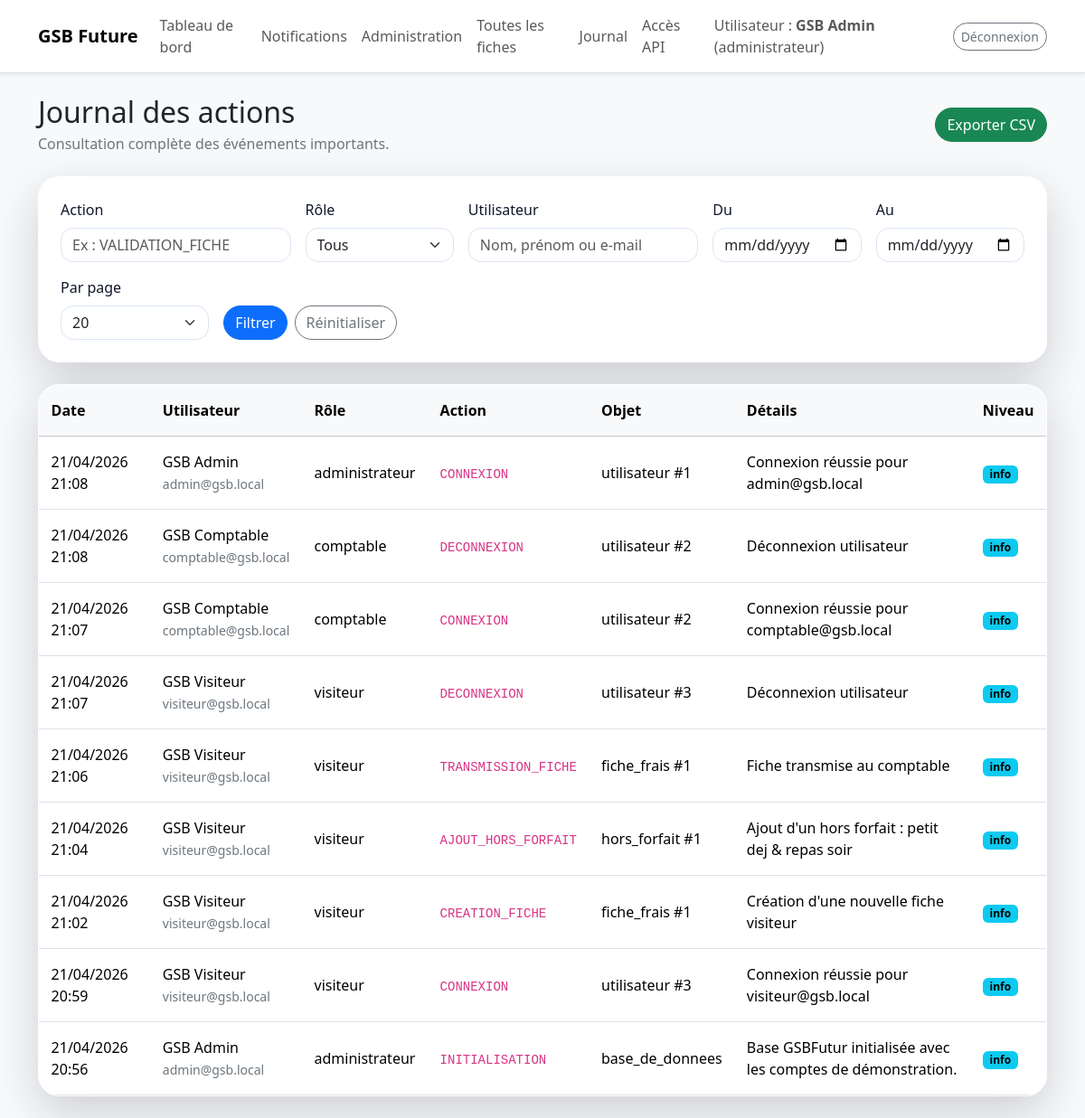
Page /journal.php (signed in) on the committed database.
### tables this page shows
CREATE TABLE `journal_actions` (
  `id` int(11) NOT NULL,
  `id_utilisateur` int(11) DEFAULT NULL,
  `role_utilisateur` varchar(50) NOT NULL DEFAULT 'invite',
  `action` varchar(100) NOT NULL,
  `type_objet` varchar(100) NOT NULL,
  `id_objet` int(11) DEFAULT NULL,
  `details` text NOT NULL,
  `niveau` enum('info','warning','error') NOT NULL DEFAULT 'info',
  `date_action` datetime NOT NULL DEFAULT current_timestamp()
);

CREATE TABLE `utilisateurs` (
  `id` int(11) NOT NULL,
  `nom` varchar(100) NOT NULL,
  `prenom` varchar(100) NOT NULL,
  `email` varchar(190) NOT NULL,
  `mdp` varchar(255) NOT NULL,
  `role` enum('visiteur','comptable','administrateur') NOT NULL DEFAULT 'visiteur',
  `est_approuve` tinyint(1) NOT NULL DEFAULT 1,
  `date_creation` datetime NOT NULL DEFAULT current_timestamp()
);

### controleurs/JournalControleur.php (called while the page is built, shortened)
<?php
require_once __DIR__ . '/../configuration/config.php';
require_once __DIR__ . '/../modeles/Journal.php';
class JournalControleur
{
    public function index(): void
    {
        $role = $_SESSION['utilisateur']['role'] ?? 'comptable';
        $page = max(1, (int) ($_GET['page'] ?? 1));
        $parPageParam = (int) ($_GET['par_page'] ?? 20);
        $parPage = in_array($parPageParam, [10,20,50], true) ? $parPageParam : 20;
        $filtres = [
            'action' => trim($_GET['action'] ?? ''),
            'role_utilisateur' => trim($_GET['role_utilisateur'] ?? ''),
            'utilisateur' => trim($_GET['utilisateur'] ?? ''),
            'date_debut' => trim($_GET['date_debut'] ?? ''),
            'date_fin' => trim($_GET['date_fin'] ?? ''),
        ];
        $resultat = Journal::pagines($role, $filtres, $page, $parPage);
        $logs = $resultat['donnees'];
        $pagination = pagination_infos($resultat['total'], $page, $parPage);
        require __DIR__ . '/../vues/journal/index.php';
    }
}

### public/journal.php (called while the page is built)
<?php
require_once __DIR__ . '/../controleurs/JournalControleur.php';
(new JournalControleur())->index();

### configuration/config.php (called while the page is built, shortened)
<?php
if (!function_exists('asset_url')) {
    function asset_url(string $chemin = ''): string
    {
        $chemin = ltrim($chemin, '/');
        return APP_BASE_URL . ($chemin !== '' ? '/' . $chemin : '');
    }
}
require_once __DIR__ . '/../includes/helpers.php';

### includes/helpers.php (called while the page is built, shortened)
<?php
if (!function_exists('e')) {
    function e($valeur): string
    {
        return htmlspecialchars((string) $valeur, ENT_QUOTES, 'UTF-8');
    }
}
if (!function_exists('format_date_fr')) {
    function format_date_fr(?string $date, bool $avecHeure = false): string
    {
        try {
            $dateObj = new DateTime($date);
        } catch (Throwable $e) {
            return (string) $date;
        }
        return $dateObj->format($avecHeure ? 'd/m/Y H:i' : 'd/m/Y');
    }
}
if (!function_exists('pagination_infos')) {
    function pagination_infos(int $total, int $page, int $parPage): array
    {
        $parPage = max(1, $parPage);
        $totalPages = max(1, (int) ceil($total / $parPage));
        $page = min(max(1, $page), $totalPages);
        return [
            'total' => $total,
            'page' => $page,
            'par_page' => $parPage,
            'total_pages' => $totalPages,
            'offset' => ($page - 1) * $parPage,
        ];
    }
}
if (!function_exists('url_avec_params')) {
    function url_avec_params(array $params): string
    {
        $base = strtok($_SERVER['REQUEST_URI'] ?? '', '?') ?: '';
        $query = array_merge($_GET, $params);
        foreach ($query as $k => $v) {
            if ($v === null || $v === '') unset($query[$k]);
        }
        return $base . ($query ? '?' . http_build_query($query) : '');
    }
}
if (!function_exists('badge_niveau_classe')) {
    function badge_niveau_classe(string $niveau): string
    {
        return match ($niveau) {
            'warning' => 'text-bg-warning',
            'error' => 'text-bg-danger',
            default => 'text-bg-info',
        };
    }
}

### modeles/Journal.php (called while the page is built, shortened)
<?php
require_once __DIR__ . '/../configuration/base.php';
class Journal
{
    private static function baseFiltre(string $roleConnecte = 'administrateur', array $filtres = []): array
    {
        $sql = ' FROM journal_actions j LEFT JOIN utilisateurs u ON u.id = j.id_utilisateur WHERE 1=1';
        $params = [];
        $action = trim((string) ($filtres['action'] ?? ''));
        $roleFiltre = trim((string) ($filtres['role_utilisateur'] ?? ''));
        $utilisateur = trim((string) ($filtres['utilisateur'] ?? ''));
        $dateDebut = trim((string) ($filtres['date_debut'] ?? ''));
        $dateFin = trim((string) ($filtres['date_fin'] ?? ''));
        return [$sql, $params];
    }
    public static function pagines(string $roleConnecte = 'administrateur', array $filtres = [], int $page = 1, int $parPage = 20): array
    {
        [$base, $params] = self::baseFiltre($roleConnecte, $filtres);
        $stmtCount = Base::connexion()->prepare('SELECT COUNT(*)' . $base);
        $stmtCount->execute($params);
        $total = (int) $stmtCount->fetchColumn();
        $offset = max(0, ($page - 1) * $parPage);
        $sql = 'SELECT j.*, u.nom, u.prenom, u.email' . $base . ' ORDER BY j.date_action DESC, j.id DESC LIMIT :limite OFFSET :decalage';
        $stmt = Base::connexion()->prepare($sql);
        $stmt->bindValue(':limite', $parPage, PDO::PARAM_INT);
        $stmt->bindValue(':decalage', $offset, PDO::PARAM_INT);
        $stmt->execute();
        return ['donnees' => $stmt->fetchAll(), 'total' => $total];
    }
}

### configuration/base.php (called while the page is built)
<?php
require_once __DIR__ . '/config.php';
class Base
{
    private static ?PDO $pdo = null;
    public static function connexion(): PDO
    {
        if (self::$pdo === null) {
            $dsn = 'mysql:host=ecornezbrisingr.mysql.db;dbname=ecornezbrisingr;charset=utf8mb4';
            self::$pdo = new PDO(
                $dsn,
                DB_USER,
                DB_PASS,
                [
                    PDO::ATTR_ERRMODE => PDO::ERRMODE_EXCEPTION,
                    PDO::ATTR_DEFAULT_FETCH_MODE => PDO::FETCH_ASSOC,
                    PDO::ATTR_EMULATE_PREPARES => false,
                ]
            );
        }
        return self::$pdo;
    }
}

### vues/journal/index.php (the view, shortened to what this page needs)
<?php
require __DIR__ . '/../../squelette/header.php';
$role = $_SESSION['utilisateur']['role'] ?? '';
?>
<div class="d-flex justify-content-between align-items-center mb-4 flex-wrap gap-3">
    <div>
        <h1 class="h2 mb-1">Journal des actions</h1>
        <p class="text-secondary mb-0">Consultation <?= $role === 'administrateur' ? 'complète' : 'restreinte' ?> des événements importants.</p>
    </div>
    <a href="<?= e(url_avec_params(['export' => 'csv', 'page' => null])) ?>" class="btn btn-success btn-arrondi">Exporter CSV</a>
</div>
<div class="bloc-page p-4 mb-4">
    <form method="get" class="row g-3 align-items-end">
        <div class="col-md-3">
            <label class="form-label">Action</label>
            <input type="text" class="form-control" name="action" value="<?= e($_GET['action'] ?? '') ?>" placeholder="Ex : VALIDATION_FICHE">
        </div>
        <div class="col-md-2">
            <label class="form-label">Rôle</label>
            <select class="form-select" name="role_utilisateur">
                <option value="">Tous</option>
            </select>
        </div>
        <div class="col-md-3">
            <label class="form-label">Utilisateur</label>
            <input type="text" class="form-control" name="utilisateur" value="<?= e($_GET['utilisateur'] ?? '') ?>" placeholder="Nom, prénom ou e-mail">
        </div>
        <div class="col-md-2">
            <label class="form-label">Du</label>
            <input type="date" class="form-control" name="date_debut" value="<?= e($_GET['date_debut'] ?? '') ?>">
        </div>
        <div class="col-md-2">
            <label class="form-label">Au</label>
            <input type="date" class="form-control" name="date_fin" value="<?= e($_GET['date_fin'] ?? '') ?>">
        </div>
        <div class="col-md-2">
            <label class="form-label">Par page</label>
            <select class="form-select" name="par_page">
                <?php foreach ([10,20,50] as $n): ?>
                    <option value="<?= $n ?>" <?= ($pagination['par_page'] ?? 20) == $n ? 'selected' : '' ?>><?= $n ?></option>
                <?php endforeach; ?>
            </select>
        </div>
        <div class="col-md-10 d-flex gap-2 flex-wrap">
            <button class="btn btn-primary btn-arrondi">Filtrer</button>
            <a href="<?= e(asset_url('journal.php')) ?>" class="btn btn-outline-secondary btn-arrondi">Réinitialiser</a>
        </div>
    </form>
</div>
<div class="bloc-page overflow-hidden">
    <div class="table-responsive">
        <table class="table table-hover align-middle mb-0">
            <thead class="table-light">
                <tr>
                    <th>Date</th>
                    <th>Utilisateur</th>
                    <th>Rôle</th>
                    <th>Action</th>
                    <th>Objet</th>
                    <th>Détails</th>
                    <th>Niveau</th>
                </tr>
            </thead>
            <tbody>
                <?php if (empty($logs)): ?>
                    <tr><td colspan="7" class="text-center py-4 text-secondary">Aucune entrée dans le journal.</td></tr>
                <?php else: ?>
                    <?php foreach ($logs as $log): ?>
                        <tr>
                            <td><?= e(format_date_fr($log['date_action'] ?? null, true)) ?></td>
                            <td><?= e(trim(($log['prenom'] ?? '') . ' ' . ($log['nom'] ?? ''))) ?><br><span class="small text-secondary"><?= e($log['email'] ?? '') ?></span></td>
                            <td><?= e($log['role_utilisateur']) ?></td>
                            <td><code><?= e($log['action']) ?></code></td>
                            <td><?= e($log['type_objet']) ?><?= !empty($log['id_objet']) ? ' #' . (int) $log['id_objet'] : '' ?></td>
                            <td><?= e($log['details']) ?></td>
                            <td><span class="badge <?= e(badge_niveau_classe($log['niveau'] ?? 'info')) ?>"><?= e($log['niveau'] ?? 'info') ?></span></td>
                        </tr>
                    <?php endforeach; ?>
                <?php endif; ?>
            </tbody>
        </table>
    </div>
</div>
<?php require __DIR__ . '/../../squelette/footer.php'; ?>

### squelette/header.php (shortened to what this page needs)
<?php
require_once __DIR__ . '/../configuration/config.php';
$utilisateurConnecte = $_SESSION['utilisateur'] ?? null;
$roleUtilisateur = $utilisateurConnecte['role'] ?? null;
?>
<!DOCTYPE html>
<html lang="fr">
<head>
    <link
        href="https://cdn.jsdelivr.net/npm/bootstrap@5.3.3/dist/css/bootstrap.min.css"
        rel="stylesheet"
>
    <link rel="stylesheet" href="<?= htmlspecialchars(asset_url('ressources/css/style.css')) ?>?v=reset-header">
</head>
<body class="bg-light">
    <nav class="navbar navbar-expand-lg navbar-light bg-white border-bottom shadow-sm">
        <div class="container">
            <a class="navbar-brand fw-bold" href="<?= htmlspecialchars(asset_url('tableau_bord.php')) ?>">
                GSB Future
            </a>
            <div class="collapse navbar-collapse" id="navbarGSB">
                <?php if ($utilisateurConnecte): ?>
                    <ul class="navbar-nav ms-auto align-items-lg-center">
                        <li class="nav-item">
                            <a class="nav-link" href="<?= htmlspecialchars(asset_url('tableau_bord.php')) ?>">
                                Tableau de bord
                            </a>
                        </li>
                        <li class="nav-item">
                            <a class="nav-link" href="<?= htmlspecialchars(asset_url('notifications.php')) ?>">
                                Notifications
                            </a>
                        </li>
                        <?php if ($roleUtilisateur === 'administrateur'): ?>
                            <li class="nav-item">
                                <a class="nav-link" href="<?= htmlspecialchars(asset_url('admin.php')) ?>">
                                    Administration
                                </a>
                            </li>
                            <li class="nav-item">
                                <a class="nav-link" href="<?= htmlspecialchars(asset_url('admin_fiches.php')) ?>">
                                    Toutes les fiches
                                </a>
                            </li>
                            <li class="nav-item">
                                <a class="nav-link" href="<?= htmlspecialchars(asset_url('journal.php')) ?>">
                                    Journal
                                </a>
                            </li>
                            <li class="nav-item">
                                <a class="nav-link" href="<?= htmlspecialchars(asset_url('admin_jetons.php')) ?>">
                                    Accès API
                                </a>
                            </li>
                        <?php endif; ?>
                        <li class="nav-item ms-lg-3">
                            <span class="navbar-text">
                                Utilisateur :
                                <strong><?= htmlspecialchars(trim(($utilisateurConnecte['prenom'] ?? '') . ' ' . ($utilisateurConnecte['nom'] ?? ''))) ?></strong>
                                (<?= htmlspecialchars((string) $roleUtilisateur) ?>)
                            </span>
                        </li>
                        <li class="nav-item ms-lg-3">
                            <a class="btn btn-outline-secondary btn-sm" href="<?= htmlspecialchars(asset_url('deconnexion.php')) ?>">
                                Déconnexion
                            </a>
                        </li>
                    </ul>
                <?php endif; ?>
            </div>
        </div>
    </nav>
    <main class="container py-4">

### squelette/footer.php (shortened to what this page needs)
</main>
</body>
</html>

### public/ressources/css/style.css (style rules this page uses)
body { background: radial-gradient(circle at top left, rgba(23, 105, 255, 0.14), transparent 35%), radial-gradient(circle at bottom right, rgba(0, 200, 255, 0.12), transparent 30%), linear-gradient(180deg, #0b1220 0%, #111827 100%); color: #e5eefc; min-height: 100vh; }
.bloc-page { background: rgba(255, 255, 255, 0.94); color: #0f172a; border-radius: 24px; box-shadow: 0 18px 50px rgba(15, 23, 42, 0.18); border: 1px solid rgba(255, 255, 255, 0.35); }
.btn-arrondi { border-radius: 999px; }
.table > :not(caption) > * > * { padding: 1rem .85rem; }
textarea.form-control, input.form-control, select.form-select { border-radius: 14px; border: 1px solid #dbe5f2; }
.btn-primary, .btn-success, .btn-warning, .btn-outline-danger, .btn-outline-secondary, .btn-outline-primary { border-radius: 999px !important; }
body { color: #212529; background: #f8f9fa !important; }
main { position: static !important; z-index: auto !important; }
.navbar-text strong { font-weight: 700; }

### rows in the picture
journal_actions: date_action "21/04/2026 21:08", id_utilisateur.nom "GSB Admin", id_utilisateur.email "admin@gsb.local", role_utilisateur "administrateur", action "CONNEXION", type_objet "utilisateur", id_objet "1", details "Connexion réussie pour admin@gsb.local", niveau "info"
journal_actions: date_action "21/04/2026 21:08", id_utilisateur.nom "GSB Comptable", id_utilisateur.email "comptable@gsb.local", role_utilisateur "comptable", action "DECONNEXION", type_objet "utilisateur", id_objet "2", details "Déconnexion utilisateur", niveau "info"
journal_actions: date_action "21/04/2026 21:07", id_utilisateur.nom "GSB Comptable", id_utilisateur.email "comptable@gsb.local", role_utilisateur "comptable", action "CONNEXION", type_objet "utilisateur", id_objet "2", details "Connexion réussie pour comptable@gsb.local", niveau "info"
journal_actions: date_action "21/04/2026 21:07", id_utilisateur.nom "GSB Visiteur", id_utilisateur.email "visiteur@gsb.local", role_utilisateur "visiteur", action "DECONNEXION", type_objet "utilisateur", id_objet "3", details "Déconnexion utilisateur", niveau "info"
journal_actions: date_action "21/04/2026 21:06", id_utilisateur.nom "GSB Visiteur", id_utilisateur.email "visiteur@gsb.local", role_utilisateur "visiteur", action "TRANSMISSION_FICHE", type_objet "fiche_frais", id_objet "1", details "Fiche transmise au comptable", niveau "info"
journal_actions: date_action "21/04/2026 21:04", id_utilisateur.nom "GSB Visiteur", id_utilisateur.email "visiteur@gsb.local", role_utilisateur "visiteur", action "AJOUT_HORS_FORFAIT", type_objet "hors_forfait", id_objet "1", details "Ajout d'un hors forfait : petit dej & repas soir", niveau "info"
journal_actions: date_action "21/04/2026 21:02", id_utilisateur.nom "GSB Visiteur", id_utilisateur.email "visiteur@gsb.local", role_utilisateur "visiteur", action "CREATION_FICHE", type_objet "fiche_frais", id_objet "1", details "Création d'une nouvelle fiche visiteur", niveau "info"
journal_actions: date_action "21/04/2026 20:59", id_utilisateur.nom "GSB Visiteur", id_utilisateur.email "visiteur@gsb.local", role_utilisateur "visiteur", action "CONNEXION", type_objet "utilisateur", id_objet "3", details "Connexion réussie pour visiteur@gsb.local", niveau "info"
journal_actions: date_action "21/04/2026 20:56", id_utilisateur.nom "GSB Admin", id_utilisateur.email "admin@gsb.local", role_utilisateur "administrateur", action "INITIALISATION", type_objet "base_de_donnees", details "Base GSBFutur initialisée avec les comptes de démonstration.", niveau "info"

### other values in the picture
$roleUtilisateur "administrateur"
form field par_page "20"
